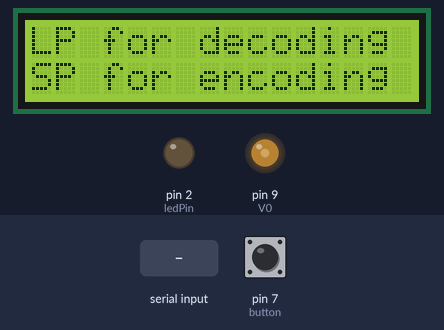
Simulated run of this sketch. Board: Arduino Uno, built with avr-gcc and run on an emulated ATmega328P. Parts: 16×2 character LCD, output pins drawn as LEDs (lit = HIGH). Inputs (shaded band) come from the test bench; at power-on: pin 7 (button) HIGH. What the sketch prints to the serial monitor is not drawn.

Above: at 3.2 s.
3.3 s: pin 7 (button) pulled LOW for 0.15 s
At 4.0 s:
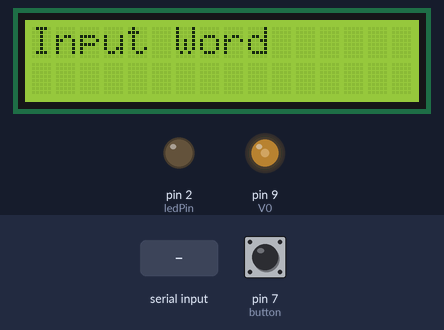
4.9 s: "-\n" received over Serial
At 5.5 s:
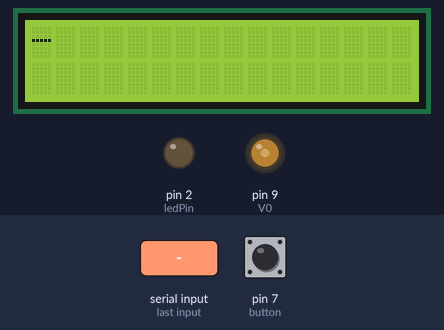
7.2 s: pin 7 (button) pulled LOW for 1 s
Timing chart, 0 to 10.2 s (numbered marks = the images above; inputs shaded):
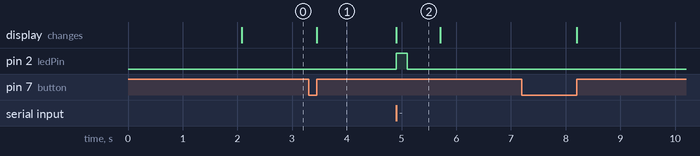

The sketch:

Cod.ino
```cpp
#include <string.h>
#include <LiquidCrystal.h> // Library for the LCD display
const int RS = 12, EN = 11, D4 = 3, D5 = 4, D6 = 5, D7 = 6, V0 = 9; // Setting pins for the LCD
LiquidCrystal LCD(RS, EN, D4, D5, D6, D7);  // Initializing the LCD

int ledPin = 2;
int button = 7;
char* dictionary[91]; // Code of each character
char* enWord = "                                                                                                           "; // The word I want to encode
int enLength = 0;
char* currentLetter = "                                                                                                    "; // The code of the current decoded letter
int letterLength = 0;
char* currentWord = "                                                                                                      "; // The decoded word
int wordLength = 0;
int spaceCalc; // Variable to calculate the time between button presses
int mode; // 0 - Decoding 1 - Encoding
bool fin = false;
int unit = 200;

void createDictionary()
{
  dictionary[65] = ".-";
  dictionary[66] = "-...";
  dictionary[67] = "-.-.";
  dictionary[68] = "-..";
  dictionary[69] = ".";
  dictionary[70] = "..-.";
  dictionary[71] = "--.";
  dictionary[72] = "....";
  dictionary[73] = "..";
  dictionary[74] = ".---";
  dictionary[75] = "-.-";
  dictionary[76] = ".-..";
  dictionary[77] = "--";
  dictionary[78] = "-.";
  dictionary[79] = "---";
  dictionary[80] = ".--.";
  dictionary[81] = "--.-";
  dictionary[82] = ".-.";
  dictionary[83] = "...";
  dictionary[84] = "-";
  dictionary[85] = "..-";
  dictionary[86] = "...-";
  dictionary[87] = ".--";
  dictionary[88] = "-..-";
  dictionary[89] = "-.--";
  dictionary[90] = "--..";
  dictionary[48] = "-----";
  dictionary[49] = ".----";
  dictionary[50] = "..---";
  dictionary[51] = "...--";
  dictionary[52] = "....-";
  dictionary[53] = ".....";
  dictionary[54] = "-....";
  dictionary[55] = "--...";
  dictionary[56] = "---..";
  dictionary[57] = "----.";
}

void setup()
{
  pinMode(ledPin, OUTPUT);
  pinMode(button, INPUT);
  Serial.begin(9600);
  createDictionary();
  analogWrite(V0, 100); // For the LCD
  LCD.begin(16,2);
  LCD.print("   Morse Code   ");
  LCD.setCursor(0,1);
  LCD.print(" Encoder/Decoder");
  delay(2000);
  LCD.clear();
}

char interpret(int startTime) // Dash or dot
{
  int val = LOW; // button Value
  while (val != HIGH)
    val = digitalRead(button);
  startTime = millis() - startTime;
  if (startTime == 0)
    return 'f';
  if (startTime <= unit)
    return '.';
  return '-';
}

int deCode() // Code to Letter
{
  for (int i = 65; i<= 90; i++)
    if (strcmp(currentLetter,dictionary[i]) == 0)
      return i;
  for (int i = 48; i<= 57; i++)
    if (strcmp(currentLetter,dictionary[i]) == 0)
      return i;
  return -1;
}

void code(char chr)
{
  int index = (int)chr;
  //Serial.println(index);
  if (index == 32)
  {
    delay(unit*7);
    return;
  }
  int i = 0;
  Serial.println(dictionary[index][i]);
  while (dictionary[index][i] != '\0')
  {

    if (dictionary[index][i] == '-')
    {
      digitalWrite(ledPin,HIGH);
      delay(unit*3);
      digitalWrite(ledPin,LOW);
      delay(unit);
    }
    else
    {
      digitalWrite(ledPin,HIGH);
      delay(unit);
      digitalWrite(ledPin,LOW);
      delay(unit);
    }
    i++;
  }
  delay(unit*2);
}


void loop()
{
  spaceCalc = 30000;
  Serial.println(spaceCalc);
  LCD.print("LP for decoding");
  LCD.setCursor(0,1);
  LCD.print("SP for encoding");
  int val = digitalRead(button);  // button value
  while (val == HIGH)
    val = digitalRead(button);
  int startTime = millis();
  while (val != HIGH)
    val = digitalRead(button);
  startTime = millis() - startTime; // calculates the length of the press
  if (startTime <= 300)
    mode = 1;
  else
    mode = 0;
  LCD.clear();
  if (mode == 0)
    while (!fin)
    {
      val = digitalRead(button);
      while (val == HIGH)
        val = digitalRead(button);
      startTime = millis();
      if (startTime - spaceCalc > 10000)
      {
        Serial.println("END");
        Serial.println(startTime);
        Serial.println(spaceCalc);
        fin = true;
        break;
      }
      if (startTime - spaceCalc > unit * 3)
      {
        int letterCode = deCode();
        if (letterCode != -1)
        {
          currentWord[wordLength] = (char)letterCode;
          wordLength++;
          currentWord[wordLength] = '\0';
        }
        LCD.clear();
        LCD.print(currentWord);
        currentLetter = "";
        letterLength = 0;
      }
      if (startTime - spaceCalc > unit * 7)
      {
        currentWord[wordLength] = ' ';
        wordLength++;
        currentWord[wordLength] = '\0';
        currentLetter = "";
        letterLength = 0;
      }
      char currentCharacter = interpret(startTime);

      if (currentCharacter != 'f')
      {
        currentLetter[letterLength] = currentCharacter;
        letterLength++;
        currentLetter[letterLength] = '\0';
      }
      //Serial.println(currentWord);
      //Serial.println(currentLetter);
      spaceCalc = millis();
    }
  else
  {
    LCD.print("Input Word");
    char chr = 0;
    while (Serial.available() <= 0)
      int t;
    while (chr != '\n')
    {
      if (Serial.available() > 0)
      {
        chr = Serial.read();       // get the character
        if (chr != '\n')
        {
          enWord[enLength] = chr;
          enLength++;
          enWord[enLength] = '\0';
        }
      }
    }
    LCD.clear();
    LCD.print(enWord);
    int i;
    for (int i = 0; i<enLength; i++)
      code(enWord[i]);
    LCD.clear();
  }
}
```

Measured:
- after the input at 3.3 s, the display: changes after 0.15 s (image 1)
- after the input at 4.9 s, pin 2 (ledPin): LOW → HIGH at once, → LOW 0.20 s later; the display: changes at once (image 2)
